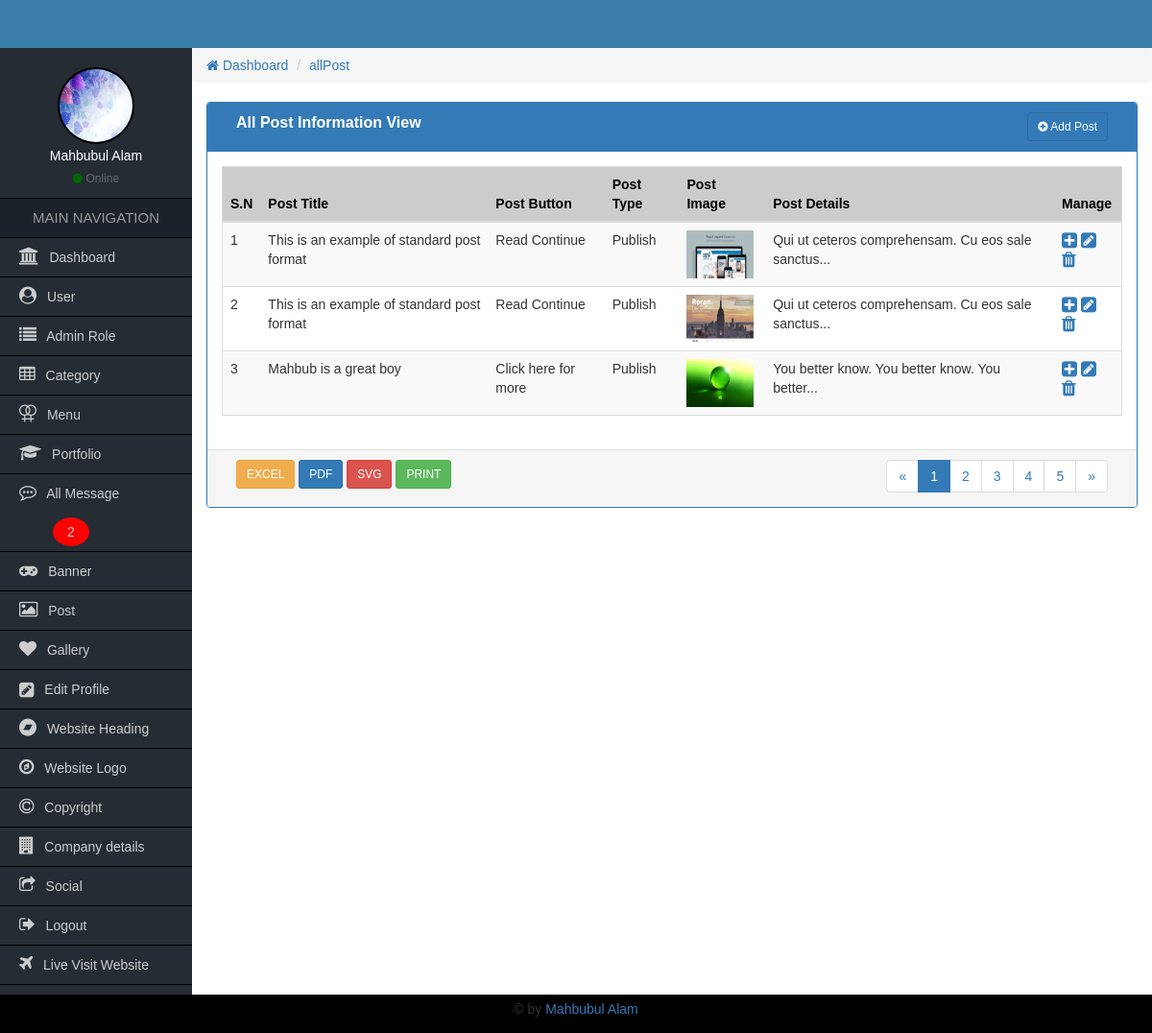
Page /Admin/allPost.php (signed in) on the committed database.
### tables this page shows
CREATE TABLE `tbl_post` (
  `post_postId` int(11) NOT NULL,
  `post_postTitle` varchar(150) NOT NULL,
  `post_postDetails` text NOT NULL,
  `post_categoryId` int(11) NOT NULL,
  `post_postButtonText` varchar(40) NOT NULL,
  `post_postUploader` varchar(50) NOT NULL,
  `post_postUploaderId` int(5) NOT NULL,
  `post_postImage` varchar(255) NOT NULL,
  `post_postUploadeDate` timestamp NOT NULL DEFAULT CURRENT_TIMESTAMP,
  `post_postComment` int(5) NOT NULL,
  `post_postStatus` tinyint(2) NOT NULL
);

### Admin/functions/function.php (called while the page is built, shortened)
<?php
    function getHeader(){
        require_once "inc/header.php";
    }
    function getSidebar(){
            require_once "inc/sidebar.php";
        }
    function getBread(){
            require_once "inc/bread.php";
        }
    function getFooter(){
            require_once "inc/footer.php";
        }
    function textShorten($text,$limit){
        $text = substr($text,0,$limit);
        $text = substr($text,0,strrpos($text,' '));
        return $text;
    }
?>

### Admin/allPost.php (the view, shortened to what this page needs)
<?php
    require_once "functions/function.php";
?>
<?php
    getSidebar();
?>
                <div class="col-md-12">
                	<div class="panel panel-primary">
                        <div class="panel-heading">
                            <div class="col-md-9 heading_title">
                                All Post Information View
                             </div>
                             <div class="col-md-3 text-right">
                             	<a href="addPost.php" class="btn btn-sm btn btn-primary"><i class="fa fa-plus-circle"></i> Add Post</a>
                            </div>
                            <div class="clearfix"></div>
                        </div>
                      <div class="panel-body">
                          <table class="table table-responsive table-striped table-hover table_cus">
                          		<thead class="table_head">
                            		<tr>
                                    	<th>S.N</th>
                                    	<th>Post Title</th>
                                        <th>Post Button</th>
                                        <th>Post Type</th>
                                        <th class="hidden-xs">Post Image</th>
                                        <th class="hidden-xs">Post Details</th>
                                        <th>Manage</th>
                                    </tr>
                            	</thead>
                                <tbody>
                                 <?php
                                    $query = "SELECT * FROM tbl_post ORDER BY post_postId DESC";
                                    $result = mysqli_query($con,$query)->fetch_all(MYSQLI_ASSOC);
                                    if($result){
                                        $i=0;
                                        foreach($result as $post){
                                 ?>
                                	<tr>
                                        <td><?=++$i;?></td>
                                    	<td><?=$post['post_postTitle'];?></td>
                                        <td><?=$post['post_postButtonText'];?></td>
                                        <td><?php if($post['post_postStatus']==1){echo "Unpublish";}else{echo "Publish";}?></td>
                                        <td class="hidden-xs"><img src="uploads/postImage/<?=$post['post_postImage'];?>" alt="" style="width:70px;height:50px;"></td>
                                        <td class="hidden-xs"><?=textShorten($post['post_postDetails'],50);?>...</td>
                                        <td>
                                        	<a href="viewPost.php?postViewId=<?=$post['post_postId'];?>"><i class="fa fa-plus-square fa-lg"></i></a>
                                           <a href="postEdit.php?postEditId=<?=$post['post_postId'];?>"><i class="fa fa-pencil-square fa-lg"></i></a>
                                           <?php if($_SESSION['roleId'] <= 2){ ?>
                                            <a onclick="return confirm('Are you sure to remove this post');" href="?postDeleteId=<?=$post['post_postId'];?>"><i class="fa fa-trash fa-lg"></i></a>
                                          <?php } ?>
                                        </td>
                                    </tr>
                                    <?php } } ?>
                                </tbody>
                          </table>
                      </div>
                      <div class="panel-footer">
                        <div class="col-md-4">
                        	<a href="#" class="btn btn-sm btn-warning">EXCEL</a>
                            <a href="#" class="btn btn-sm btn-primary">PDF</a>
                            <a href="#" class="btn btn-sm btn-danger">SVG</a>
                            <a href="#" class="btn btn-sm btn-success">PRINT</a>
                        </div>
                        <div class="col-md-4">
                        </div>
                        <div class="col-md-4 text-right">
                        	<nav aria-label="Page navigation">
                              <ul class="pagination pagina_cus">
                                <li>
                                  <a href="#" aria-label="Previous">
                                    <span aria-hidden="true">&laquo;</span>
                                  </a>
                                </li>
                                <li class="active"><a href="#">1</a></li>
                                <li><a href="#">2</a></li>
                                <li><a href="#">3</a></li>
                                <li><a href="#">4</a></li>
                                <li><a href="#">5</a></li>
                                <li>
                                  <a href="#" aria-label="Next">
                                    <span aria-hidden="true">&raquo;</span>
                                  </a>
                                </li>
                              </ul>
                            </nav>
                        </div>
                        <div class="clearfix"></div>
                      </div>
                    </div>
                </div>

### Admin/inc/sidebar.php
<div class="col-md-2 sidebar pd0">
            	<div class="side_user">
                   <?php
                      $userId = $_SESSION['userId'];
                      $query = "SELECT * FROM tbl_admin_user WHERE userId='$userId'";
                      global $con;
                      $result = mysqli_query($con,$query);
                      $resultAdmin = mysqli_fetch_array($result);
                      if($resultAdmin['userImage'] != NULL){
                    ?>
                	<img class="img-responsive" src="uploads/<?=$resultAdmin['userImage'];?>"/>
                   <?php }else{ ?>
                	<img class="img-responsive" src="images/avatar.png"/>
                   <?php } ?>
                    <h4><?=$resultAdmin['userName'];?></h4>
                    <span><i class="fa fa-circle"></i> Online</span>
                </div>
                <h2>MAIN NAVIGATION</h2>
                <ul>
                	<li><a href="index.php"><i class="fa fa-university"></i> Dashboard</a></li>
                   <?php if($_SESSION['roleId'] <= 2){ ?>
                        <li><a href="allUser.php"><i class="fa fa-user-circle"></i> User</a></li>
                        <li><a href="allAdminRole.php"><i class="fa fa-list"></i> Admin Role</a></li>
                    <?php } ?>
                    <?php if($_SESSION['roleId'] <= 4){ ?>
                        <li><a href="allCategory.php"><i class="fa fa-table"></i> Category</a></li>
                    <?php } ?>
                    <?php if($_SESSION['roleId'] <= 3){ ?>
                       <li><a href="allMenu.php"><i class="fa fa-venus-double" aria-hidden="true"></i> Menu</a></li>
                       <li><a href="allPortfolio.php"><i class="fa fa-graduation-cap" aria-hidden="true"></i> Portfolio</a></li>
                       <?php
                            global $con;
                            $query = "SELECT * FROM tbl_contact WHERE contactStatus='1'";
                            $messageResult = mysqli_query($con,$query);
                            $count = mysqli_num_rows($messageResult);
                        ?>
                        <li><a href="allMessage.php"><i class="fa fa-commenting-o"></i> All Message <?php if($count > 0){?><span style="border-radius:50%;background-color:red;padding:7px 15px;margin-left:35px;"><?=$count;?></span><?php }?></a></li>
                    <?php } ?>
                    <li><a href="allBanner.php"><i class="fa fa-gamepad"></i> Banner</a></li>
                    <li><a href="allPost.php"><i class="fa fa-image"></i> Post</a></li>
                    <li><a href="allGallery.php"><i class="fa fa-heart"></i> Gallery</a></li>
                    <li><a href="userProfileMenu.php?userEditId=<?php echo $_SESSION['userId'];?>"><i class="fa fa-pencil-square fa-lg"></i> Edit Profile</a></li>
                    <?php if($_SESSION['roleId'] <= 2){ ?>
                        <li><a href="website_heading.php"><i class="fa fa-bandcamp"></i> Website Heading</a></li>
                        <li><a href="website_logo.php"><i class="fa fa-compass" aria-hidden="true"></i> Website Logo</a></li>
                        <li><a href="website_copyright.php"><i class="fa fa-copyright"></i> Copyright</a></li>
                        <li><a href="company_details.php"><i class="fa fa-building" aria-hidden="true"></i> Company details</a></li>
                        <li><a href="social_url.php"><i class="fa fa-share-square-o"></i> Social</a></li>
                    <?php } ?>
                    <li><a href="logout.php"><i class="fa fa-sign-out"></i> Logout</a></li>
                    <li><a href="../index.php" target="_blank"><i class="fa fa-plane"></i> Live Visit Website</a></li>
                </ul>
            </div>

### Admin/css/style.css (style rules this page uses)
* { margin:0px; padding:0px; outline:0px; }
img { border:0px; }
ul, ol { list-style-type:none; }
a { text-decoration:none; }
.pd0 { padding-left:0px; padding-right:0px; padding-top:0px; padding-bottom:0px; }
body { font-family:Verdana, Geneva, sans-serif; }
.sidebar { background-color:#252c34; min-height:600px; }
.side_user { text-align:center; color:#fff; padding:20px 0px 10px; border-bottom:1px solid #000; }
.side_user img { width:80px; height:80px; border:2px solid #000; border-radius:50%; display:inline-block; }
.side_user h4 { font-size:14px; margin:5px 0px; }
.side_user span { color:#666; font-size:12px; }
.side_user span i { color:#060; }
.sidebar h2 { font-size:15px; text-align:center; margin:0px; line-height:40px; background-color:#1b222a; color:#999; border-bottom:1px solid #000; }
.sidebar ul li a { font-size:14px; color:#CCC; line-height:40px; padding-left:20px; display:block; border-bottom:1px solid #000; }
.sidebar ul li a i { font-size:18px; padding-right:7px; }
.heading_title { font-size:16px; font-weight:bold; }
.table_cus { border:1px solid #ddd; }
.table_head { background-color:#ccc; color:#000; }
.pagina_cus { padding:0px; margin:0px; }

### rows in the picture
tbl_post: post_postTitle "This is an example of standard post format", post_postButtonText "Read Continue", post_postStatus "Publish", post_postImage (picture), post_postDetails "Qui ut ceteros comprehensam. Cu eos sale sanctus"
tbl_post: post_postTitle "This is an example of standard post format", post_postButtonText "Read Continue", post_postStatus "Publish", post_postImage (picture), post_postDetails "Qui ut ceteros comprehensam. Cu eos sale sanctus"
tbl_post: post_postTitle "Mahbub is a great boy", post_postButtonText "Click here for more", post_postStatus "Publish", post_postImage (picture), post_postDetails "You better know. You better know. You better"

### other values in the picture
$resultAdmin['userName'] "Mahbubul Alam"
$count "2"
getCurrentPage() "allPost"
